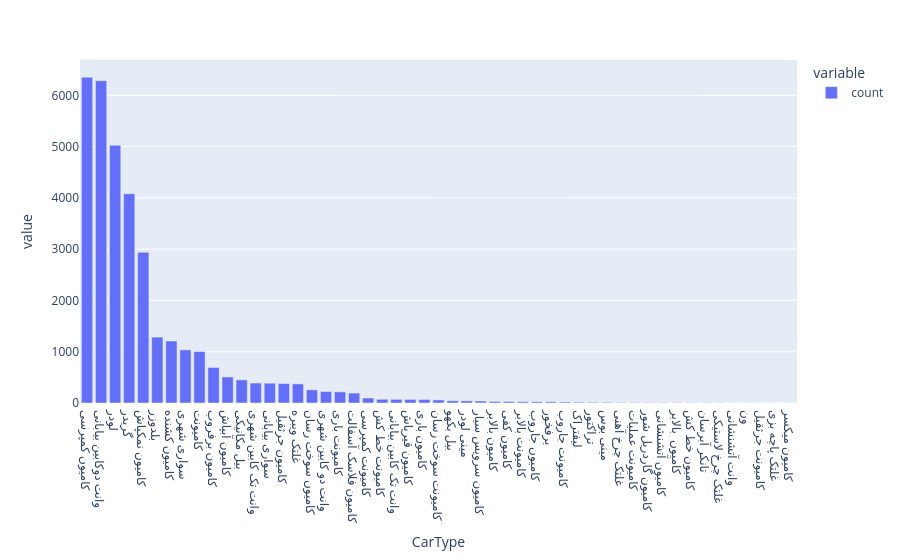

Notebook cell for this chart:
### Code cell
px.bar(service_only['CarType'].value_counts())

### Figure 1 — Plotly figure (JSON) as saved in the notebook; plotly's stock layout.template omitted (floating-point values rounded to 4 significant figures)
{"data": [{"alignmentgroup": "True", "hovertemplate": "variable=count<br>CarType=%{x}<br>value=%{y}<extra></extra>", "legendgroup": "count", "marker": {"color": "#636efa", "pattern": {"shape": ""}}, "name": "count", "offsetgroup": "count", "orientation": "v", "showlegend": true, "textposition": "auto", "type": "bar", "x": ["کامیون کمپرسی", "وانت دوکابین بیابانی", "لودر", "گریدر", "کامیون نمکپاش", "بلدوزر", "کامیون کشنده", "سواری شهری", "کامیونت", "کامیون برفروب", "کامیون آبپاش", "بیل مکانیکی", "وانت تک کابین شهری", "سواری بیابانی", "کامیون جرثقیل", "غلتک ویبره", "کامیون سوخت رسان", "وانت دو کابین شهری", "کامیونت باری", "کامیون فلاسک آسفالت", "کامیونت کمپرسی", "کامیونت خط کش", "وانت تک کابین بیابانی", "کامیون قیرپاش", "کامیون باری", "کامیونت سوخت رسان", "بیل بکهو", "مینی لودر", "کامیون سرویس سیار", "کامیون بالابر", "کامیون کفی", "کامیونت بالابر", "کامیون جاروب", "برفخور", "کامیونت جاروب", "لیفتراک", "تراکتور", "مینی بوس", "غلتک چرخ آهنی", "کامیونت عملیات", "کامیون گاردریل شور", "کامیون آتشنشانی", "کامیون  بالابر", "کامیون خط کش", "تانکر آبرسان", "غلتک چرخ لاستیکی", "وانت آتشنشانی", "ون", "کامیونت جرثقیل", "غلتک پاچه بزی", "کامیون میکسر"], "xaxis": "x", "y": [6354, 6285, 5024, 4081, 2940, 1285, 1209, 1036, 1004, 693, 508, 451, 389, 386, 380, 372, 257, 224, 218, 193, 97, 73, 71, 70, 68, 60, 43, 42, 38, 30, 29, 25, 24, 23, 20, 16, 13, 13, 9, 8, 8, 6, 6, 6, 4, 3, 2, 2, 1, 1, 1], "yaxis": "y"}], "layout": {"barmode": "relative", "legend": {"title": {"text": "variable"}, "tracegroupgap": 0}, "margin": {"t": 60}, "xaxis": {"anchor": "y", "domain": [0, 1], "title": {"text": "CarType"}}, "yaxis": {"anchor": "x", "domain": [0, 1], "title": {"text": "value"}}}}
